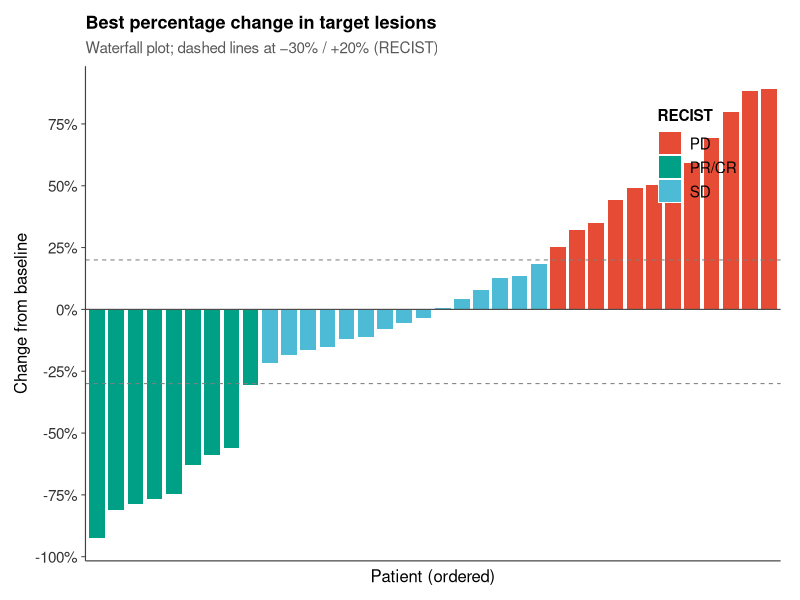
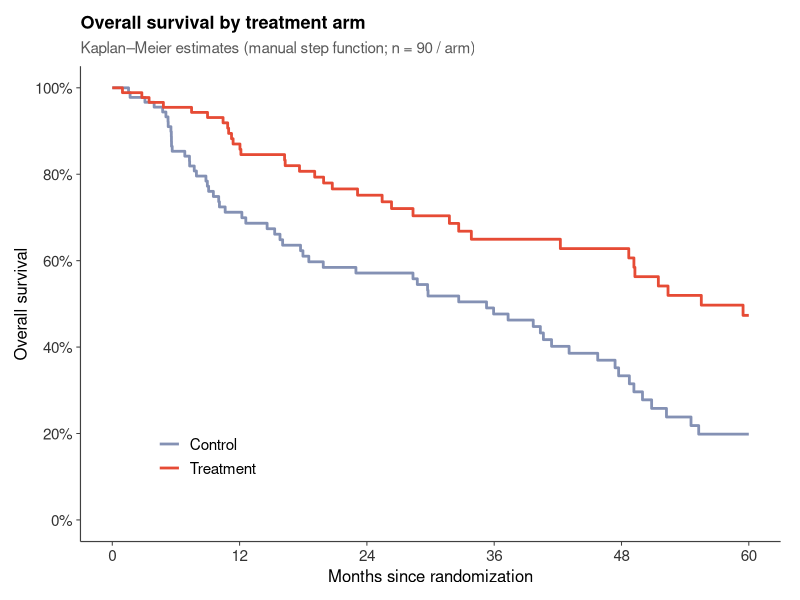
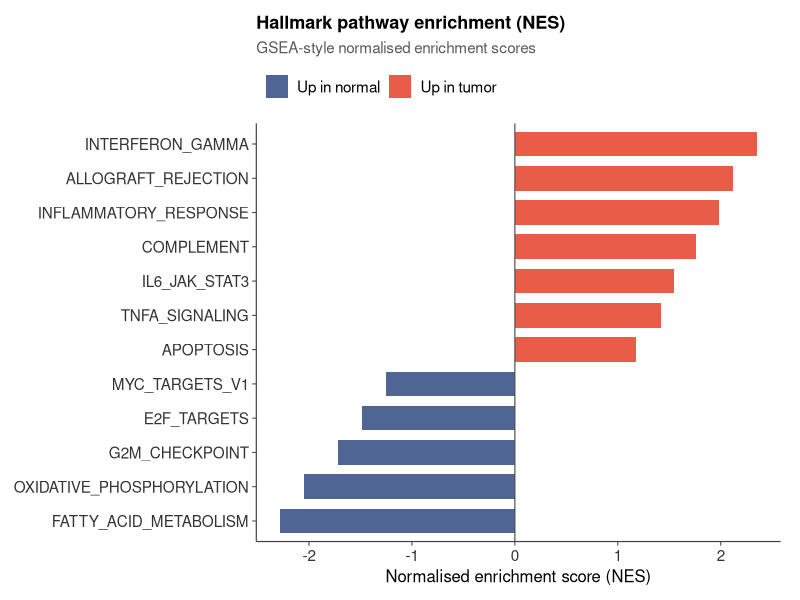
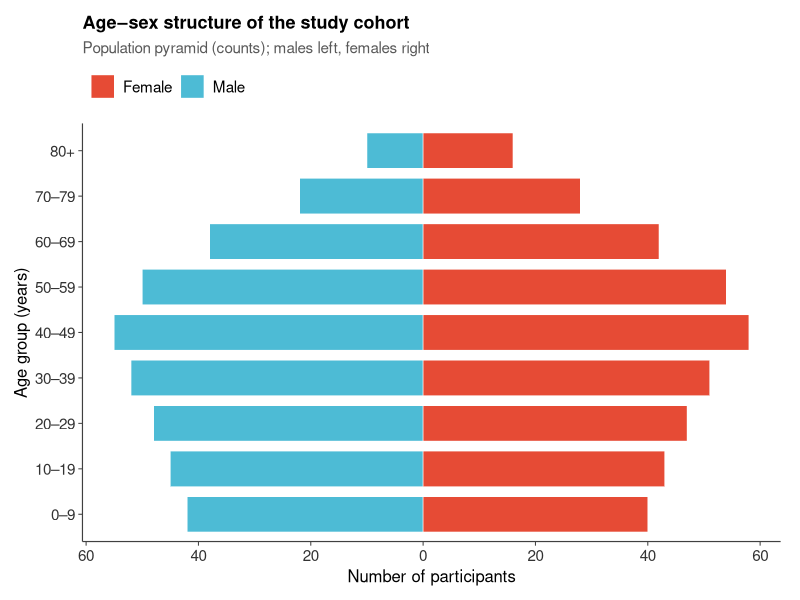
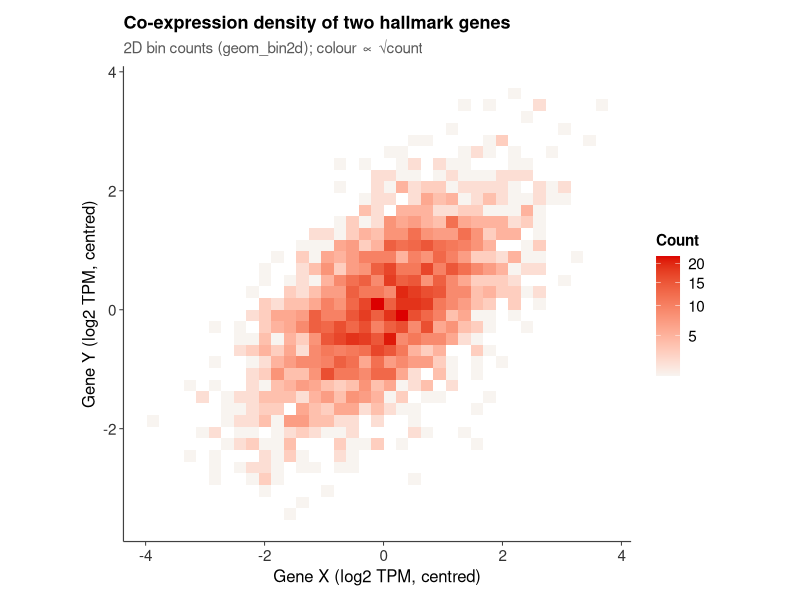
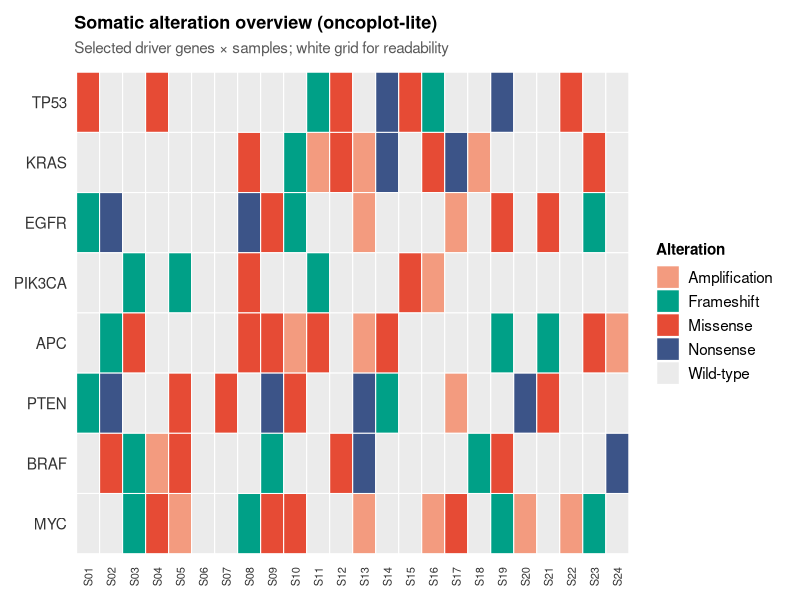
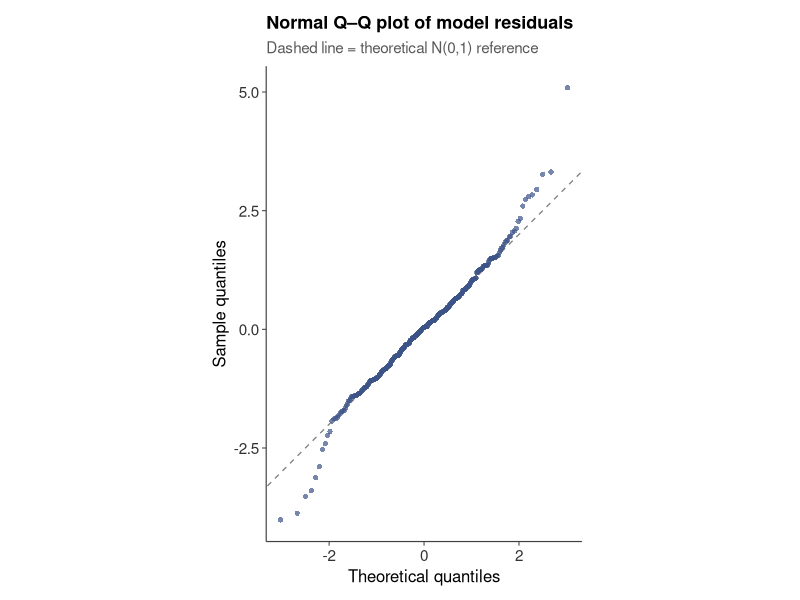
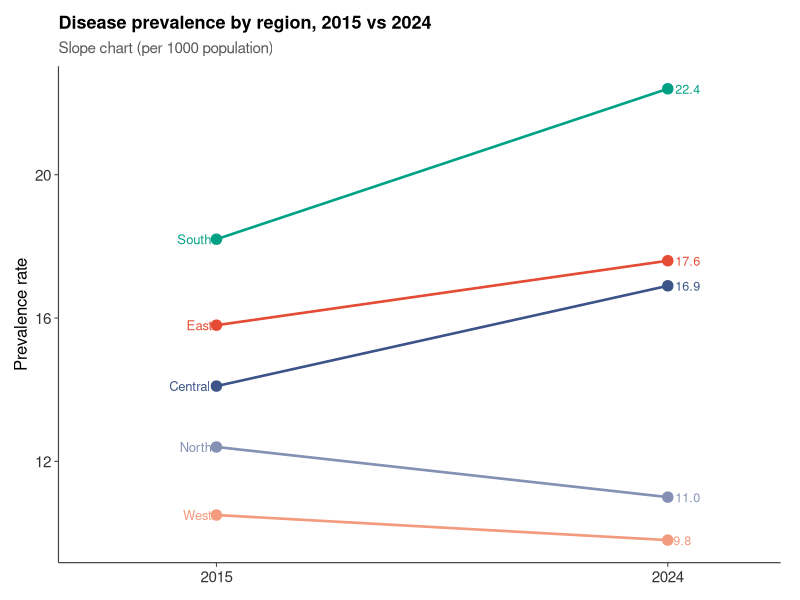

R code for these plots, in order:
#!/usr/bin/env Rscript
# Batch 2 — WebR-safe single-panel SCI-style demos
# Packages: ggplot2, dplyr, tidyr, scales, forcats, tibble (+ base)
# Avoided: survminer, survival, EnhancedVolcano, ComplexHeatmap, circlize,
#          ggrepel, ggbeeswarm, ggridges, ggpubr, factoextra, MASS ellipses

# HARD RULE (2026-11-07): NEVER add panel letter tags in the image
# (no A/B/C/D, a)/b), （A）（B）, labs(tag=...), patchwork plot_annotation(tag_levels),
# annotate() corner letters, or cowplot/ggdraw panel labels). Single-panel figures only.

suppressPackageStartupMessages({
  library(ggplot2)
  library(dplyr)
  library(tidyr)
  library(scales)
  library(forcats)
  library(tibble)
})

OUT <- "/workspace/rplot/figures"
dir.create(OUT, showWarnings = FALSE, recursive = TRUE)
set.seed(20261107)

theme_sci <- function(base_size = 12) {
  theme_classic(base_size = base_size) %+replace%
    theme(
      plot.title = element_text(face = "bold", size = base_size + 1, hjust = 0, margin = margin(b = 6)),
      plot.subtitle = element_text(size = base_size - 1, colour = "grey35", hjust = 0, margin = margin(b = 8)),
      axis.title = element_text(size = base_size),
      axis.text = element_text(colour = "grey20", size = base_size - 1),
      axis.line = element_line(colour = "grey25", linewidth = 0.4),
      axis.ticks = element_line(colour = "grey25", linewidth = 0.35),
      legend.title = element_text(size = base_size - 1, face = "bold"),
      legend.text = element_text(size = base_size - 1),
      legend.background = element_blank(),
      plot.margin = margin(10, 14, 10, 10),
      strip.background = element_blank(),
      strip.text = element_text(face = "bold", size = base_size)
    )
}

save_fig <- function(p, id, w = 7.2, h = 5.6, dpi = 180) {
  path <- file.path(OUT, paste0(id, ".png"))
  ggsave(path, p, width = w, height = h, dpi = dpi, bg = "white")
  message("wrote ", path)
  invisible(path)
}

# ---- 1. RECIST waterfall ----
set.seed(101)
wf <- tibble(
  id = paste0("P", sprintf("%02d", 1:36)),
  change = sort(c(runif(8, -95, -40), runif(10, -39, -1),
                  runif(6, 0, 19), runif(12, 20, 95)), decreasing = TRUE)
) %>% mutate(
  resp = case_when(
    change <= -30 ~ "PR/CR",
    change < 20 ~ "SD",
    TRUE ~ "PD"
  ),
  id = fct_reorder(id, change)
)

p1 <- ggplot(wf, aes(id, change, fill = resp)) +
  geom_col(width = 0.82, colour = NA) +
  geom_hline(yintercept = c(-30, 20), linetype = "dashed",
             colour = "grey50", linewidth = 0.35) +
  geom_hline(yintercept = 0, colour = "grey30", linewidth = 0.4) +
  scale_fill_manual(values = c("PR/CR" = "#00A087", "SD" = "#4DBBD5", "PD" = "#E64B35"),
                    name = "RECIST") +
  scale_y_continuous(breaks = seq(-100, 100, 25),
                     labels = function(x) paste0(x, "%")) +
  labs(title = "Best percentage change in target lesions",
       subtitle = "Waterfall plot; dashed lines at −30% / +20% (RECIST)",
       x = "Patient (ordered)", y = "Change from baseline") +
  theme_sci() +
  theme(axis.text.x = element_blank(), axis.ticks.x = element_blank(),
        legend.position = c(0.88, 0.82))
save_fig(p1, "webr-waterfall-recist", 7.4, 5.5)

# ---- 2. Manual two-arm KM (no survival pkg) ----
km_step <- function(time, event) {
  # simple KM: times sorted unique event times
  o <- order(time)
  time <- time[o]; event <- event[o]
  n <- length(time)
  at_risk <- n:1
  # only event times
  ev_idx <- which(event == 1)
  if (!length(ev_idx)) return(tibble(time = c(0, max(time)), surv = c(1, 1)))
  ut <- unique(time[event == 1])
  s <- 1
  out_t <- 0; out_s <- 1
  for (t in ut) {
    # at risk just before t
    r <- sum(time >= t)
    d <- sum(time == t & event == 1)
    if (r > 0) s <- s * (1 - d / r)
    out_t <- c(out_t, t); out_s <- c(out_s, s)
  }
  # extend to max follow-up
  out_t <- c(out_t, max(time)); out_s <- c(out_s, s)
  tibble(time = out_t, surv = out_s)
}

set.seed(202)
n_a <- 90; n_b <- 90
arm_a <- tibble(time = pmin(rexp(n_a, 1/28), 60),
                event = as.integer(runif(n_a) < 0.72),
                arm = "Control")
arm_b <- tibble(time = pmin(rexp(n_b, 1/42), 60),
                event = as.integer(runif(n_b) < 0.55),
                arm = "Treatment")
# censor some
arm_a$event[arm_a$time >= 60] <- 0
arm_b$event[arm_b$time >= 60] <- 0

km_df <- bind_rows(
  km_step(arm_a$time, arm_a$event) %>% mutate(arm = "Control"),
  km_step(arm_b$time, arm_b$event) %>% mutate(arm = "Treatment")
)

p2 <- ggplot(km_df, aes(time, surv, colour = arm)) +
  geom_step(linewidth = 0.95, direction = "hv") +
  scale_colour_manual(values = c(Control = "#8491B4", Treatment = "#E64B35"), name = NULL) +
  scale_y_continuous(limits = c(0, 1), breaks = seq(0, 1, 0.2),
                     labels = percent_format()) +
  scale_x_continuous(breaks = seq(0, 60, 12), limits = c(0, 60)) +
  labs(title = "Overall survival by treatment arm",
       subtitle = "Kaplan–Meier estimates (manual step function; n = 90 / arm)",
       x = "Months since randomization", y = "Overall survival") +
  theme_sci() +
  theme(legend.position = c(0.18, 0.18))
save_fig(p2, "webr-km-twoarm-manual", 7.0, 5.6)

# ---- 3. Enrichment NES bars ----
nes <- tibble(
  pathway = c("INTERFERON_GAMMA", "ALLOGRAFT_REJECTION", "INFLAMMATORY_RESPONSE",
              "COMPLEMENT", "IL6_JAK_STAT3", "TNFA_SIGNALING", "APOPTOSIS",
              "MYC_TARGETS_V1", "E2F_TARGETS", "G2M_CHECKPOINT",
              "OXIDATIVE_PHOSPHORYLATION", "FATTY_ACID_METABOLISM"),
  nes = c(2.35, 2.12, 1.98, 1.76, 1.55, 1.42, 1.18,
          -1.25, -1.48, -1.72, -2.05, -2.28),
  padj = c(0.001, 0.002, 0.004, 0.01, 0.02, 0.03, 0.08,
           0.06, 0.02, 0.008, 0.002, 0.001)
) %>% mutate(
  pathway = fct_reorder(pathway, nes),
  sig = padj < 0.05,
  dir = ifelse(nes >= 0, "Up in tumor", "Up in normal")
)

p3 <- ggplot(nes, aes(nes, pathway, fill = dir)) +
  geom_col(width = 0.72, alpha = 0.9) +
  geom_vline(xintercept = 0, colour = "grey30", linewidth = 0.4) +
  scale_fill_manual(values = c("Up in tumor" = "#E64B35", "Up in normal" = "#3C5488"),
                    name = NULL) +
  labs(title = "Hallmark pathway enrichment (NES)",
       subtitle = "GSEA-style normalised enrichment scores",
       x = "Normalised enrichment score (NES)", y = NULL) +
  theme_sci() +
  theme(legend.position = "top", legend.justification = "left")
save_fig(p3, "webr-enrichment-nes-bar", 7.4, 5.8)

# ---- 4. Age–sex pyramid ----
ages <- c("0–9","10–19","20–29","30–39","40–49","50–59","60–69","70–79","80+")
pyr <- tibble(
  age = factor(rep(ages, 2), levels = ages),
  sex = rep(c("Male", "Female"), each = length(ages)),
  n = c(42, 45, 48, 52, 55, 50, 38, 22, 10,
        40, 43, 47, 51, 58, 54, 42, 28, 16)
) %>% mutate(n_plot = ifelse(sex == "Male", -n, n))

p4 <- ggplot(pyr, aes(age, n_plot, fill = sex)) +
  geom_col(width = 0.78, colour = "white", linewidth = 0.2) +
  coord_flip() +
  scale_fill_manual(values = c(Male = "#4DBBD5", Female = "#E64B35"), name = NULL) +
  scale_y_continuous(
    breaks = c(-60, -40, -20, 0, 20, 40, 60),
    labels = c(60, 40, 20, 0, 20, 40, 60)
  ) +
  labs(title = "Age–sex structure of the study cohort",
       subtitle = "Population pyramid (counts); males left, females right",
       x = "Age group (years)", y = "Number of participants") +
  theme_sci() +
  theme(legend.position = "top", legend.justification = "left")
save_fig(p4, "webr-agesex-pyramid", 7.0, 5.6)

# ---- 5. 2D binned density (geom_bin2d) ----
set.seed(303)
expr <- tibble(
  gene_x = rnorm(2500, 0, 1.1),
  gene_y = 0.55 * gene_x + rnorm(2500, 0, 0.85)
)

p5 <- ggplot(expr, aes(gene_x, gene_y)) +
  geom_bin2d(bins = 36) +
  scale_fill_gradient(low = "#F8F4F0", high = "#DC0000", name = "Count",
                      trans = "sqrt") +
  labs(title = "Co-expression density of two hallmark genes",
       subtitle = "2D bin counts (geom_bin2d); colour ∝ √count",
       x = "Gene X (log2 TPM, centred)", y = "Gene Y (log2 TPM, centred)") +
  theme_sci() +
  coord_equal()
save_fig(p5, "webr-bin2d-coexpression", 6.4, 5.8)

# ---- 6. Oncoplot-lite mutation tiles ----
set.seed(404)
genes <- c("TP53", "KRAS", "EGFR", "PIK3CA", "APC", "PTEN", "BRAF", "MYC")
samples <- paste0("S", sprintf("%02d", 1:24))
alts <- c("Missense", "Nonsense", "Frameshift", "Amplification", "Wild-type")
onco <- expand_grid(gene = genes, sample = samples) %>%
  mutate(
    alt = sample(alts, n(), replace = TRUE,
                 prob = c(0.18, 0.06, 0.08, 0.07, 0.61)),
    gene = factor(gene, levels = rev(genes)),
    sample = factor(sample, levels = samples)
  )

p6 <- ggplot(onco, aes(sample, gene, fill = alt)) +
  geom_tile(colour = "white", linewidth = 0.35) +
  scale_fill_manual(
    values = c(Missense = "#E64B35", Nonsense = "#3C5488",
               Frameshift = "#00A087", Amplification = "#F39B7F",
               `Wild-type` = "grey92"),
    name = "Alteration"
  ) +
  labs(title = "Somatic alteration overview (oncoplot-lite)",
       subtitle = "Selected driver genes × samples; white grid for readability",
       x = NULL, y = NULL) +
  theme_sci() +
  theme(axis.text.x = element_text(angle = 90, vjust = 0.5, hjust = 1, size = 8),
        axis.line = element_blank(), axis.ticks = element_blank(),
        legend.position = "right")
save_fig(p6, "webr-oncoplot-lite-tile", 8.0, 5.2)

# ---- 7. QQ plot of residuals ----
set.seed(505)
resid <- tibble(r = rt(400, df = 6) * 0.9)
qq <- tibble(
  theoretical = qnorm(ppoints(nrow(resid))),
  sample = sort(resid$r)
)

p7 <- ggplot(qq, aes(theoretical, sample)) +
  geom_abline(slope = 1, intercept = 0, linetype = "dashed",
              colour = "grey50", linewidth = 0.45) +
  geom_point(colour = "#3C5488", alpha = 0.7, size = 1.8, stroke = 0) +
  labs(title = "Normal Q–Q plot of model residuals",
       subtitle = "Dashed line = theoretical N(0,1) reference",
       x = "Theoretical quantiles", y = "Sample quantiles") +
  theme_sci() +
  coord_equal()
save_fig(p7, "webr-qq-residuals", 6.2, 5.8)

# ---- 8. Slope chart prevalence by region ----
slope <- tibble(
  region = rep(c("North", "East", "South", "West", "Central"), 2),
  year = rep(c("2015", "2024"), each = 5),
  rate = c(12.4, 15.8, 18.2, 10.5, 14.1,
           11.0, 17.6, 22.4, 9.8, 16.9)
) %>% mutate(
  region = factor(region, levels = c("East", "South", "Central", "North", "West")),
  year = factor(year, levels = c("2015", "2024"))
)

p8 <- ggplot(slope, aes(year, rate, group = region, colour = region)) +
  geom_line(linewidth = 0.9) +
  geom_point(size = 3.2) +
  geom_text(data = filter(slope, year == "2015"),
            aes(label = region), hjust = 1.15, size = 3.3, show.legend = FALSE) +
  geom_text(data = filter(slope, year == "2024"),
            aes(label = sprintf("%.1f", rate)), hjust = -0.3, size = 3.2,
            show.legend = FALSE) +
  scale_colour_manual(values = c(North = "#8491B4", East = "#E64B35",
                                 South = "#00A087", West = "#F39B7F",
                                 Central = "#3C5488"), guide = "none") +
  scale_x_discrete(expand = expansion(mult = c(0.35, 0.25))) +
  labs(title = "Disease prevalence by region, 2015 vs 2024",
       subtitle = "Slope chart (per 1000 population)",
       x = NULL, y = "Prevalence rate") +
  theme_sci()
save_fig(p8, "webr-slope-prevalence", 6.6, 5.6)

# ---- 9. Multivariable HR forest ----
hr <- tibble(
  term = c("Age (per 10 y)", "Male sex", "ECOG ≥2", "Stage III–IV",
           "Prior therapy", "High LDH", "Liver mets", "CNS mets"),
  hr = c(1.18, 0.96, 1.55, 1.92, 1.22, 1.41, 1.68, 2.15),
  lo = c(1.05, 0.78, 1.18, 1.45, 0.95, 1.10, 1.25, 1.52),
  hi = c(1.33, 1.18, 2.04, 2.54, 1.57, 1.81, 2.26, 3.04)
) %>% mutate(
  term = fct_rev(factor(term, levels = term)),
  sig = lo > 1 | hi < 1
)

p9 <- ggplot(hr, aes(hr, term)) +
  geom_vline(xintercept = 1, linetype = "dashed", colour = "grey45", linewidth = 0.4) +
  geom_errorbar(aes(xmin = lo, xmax = hi, colour = sig), width = 0.18, linewidth = 0.55) +
  geom_point(aes(colour = sig, fill = sig), shape = 22, size = 3.4, stroke = 0.6) +
  scale_colour_manual(values = c("FALSE" = "#8491B4", "TRUE" = "#E64B35"), guide = "none") +
  scale_fill_manual(values = c("FALSE" = "#8491B4", "TRUE" = "#E64B35"), guide = "none") +
  scale_x_log10(breaks = c(0.75, 1, 1.5, 2, 3), limits = c(0.7, 3.3)) +
  labs(title = "Multivariable Cox model (hazard ratios)",
       subtitle = "Squares = HR; bars = 95% CI; red = CI excludes 1",
       x = "Hazard ratio (95% CI)", y = NULL) +
  theme_sci()
save_fig(p9, "webr-multivar-hr-forest", 7.2, 5.6)

# ---- 10. Z-score gene × sample heatmap ----
set.seed(606)
g_names <- paste0("GENE", sprintf("%02d", 1:14))
s_names <- paste0("T", sprintf("%02d", 1:12))
mat <- matrix(rnorm(length(g_names) * length(s_names)), nrow = length(g_names))
# add structure: first 5 genes up in last 6 samples
mat[1:5, 7:12] <- mat[1:5, 7:12] + 1.8
mat[6:9, 1:6] <- mat[6:9, 1:6] + 1.4
# row z-score
mat <- t(scale(t(mat)))
hm <- expand_grid(gene = g_names, sample = s_names) %>%
  mutate(
    z = as.vector(mat),
    gene = factor(gene, levels = rev(g_names)),
    sample = factor(sample, levels = s_names)
  )

p10 <- ggplot(hm, aes(sample, gene, fill = z)) +
  geom_tile(colour = "white", linewidth = 0.25) +
  scale_fill_gradient2(low = "#3C5488", mid = "white", high = "#E64B35",
                       midpoint = 0, limits = c(-2.5, 2.5), oob = squish,
                       name = "z") +
  labs(title = "Differentially expressed genes (row z-scores)",
       subtitle = "Samples T01–T12; white = mean expression per gene",
       x = NULL, y = NULL) +
  theme_sci() +
  theme(axis.line = element_blank(), axis.ticks = element_blank(),
        axis.text.x = element_text(angle = 90, vjust = 0.5, hjust = 1))
save_fig(p10, "webr-zscore-gene-heatmap", 7.0, 5.8)

# ---- 11. Loess biomarker vs age ----
set.seed(707)
bio <- tibble(
  age = runif(220, 25, 85),
  group = sample(c("Control", "Case"), 220, replace = TRUE, prob = c(0.45, 0.55))
) %>% mutate(
  marker = 2.2 + 0.018 * age + ifelse(group == "Case", 0.7, 0) +
    rnorm(n(), 0, 0.55) + ifelse(age > 60, (age - 60) * 0.01, 0)
)

p11 <- ggplot(bio, aes(age, marker, colour = group, fill = group)) +
  geom_point(alpha = 0.45, size = 1.7, stroke = 0) +
  geom_smooth(method = "loess", formula = y ~ x, linewidth = 0.9, alpha = 0.18, se = TRUE) +
  scale_colour_manual(values = c(Control = "#8491B4", Case = "#E64B35"), name = NULL) +
  scale_fill_manual(values = c(Control = "#8491B4", Case = "#E64B35"), guide = "none") +
  labs(title = "Circulating marker versus age",
       subtitle = "Points + LOESS smooth with 95% CI by case/control",
       x = "Age (years)", y = "Marker level (log10)") +
  theme_sci() +
  theme(legend.position = c(0.14, 0.88))
save_fig(p11, "webr-loess-marker-age", 7.0, 5.5)

# ---- 12. Diverging Likert stacked bar ----
likert_items <- c("Drug efficacy", "Safety profile", "Dosing convenience",
                  "Cost acceptability", "Overall satisfaction")
likert <- expand_grid(
  item = factor(likert_items, levels = rev(likert_items)),
  resp = factor(c("Strongly disagree", "Disagree", "Neutral", "Agree", "Strongly agree"),
                levels = c("Strongly disagree", "Disagree", "Neutral", "Agree", "Strongly agree"))
) %>% mutate(
  pct = c(
    # Drug efficacy
    4, 8, 12, 36, 40,
    # Safety
    6, 14, 18, 32, 30,
    # Dosing
    5, 10, 15, 38, 32,
    # Cost
    18, 22, 20, 25, 15,
    # Overall
    3, 7, 14, 40, 36
  ) / 100
)

# diverging: negative left of neutral
likert <- likert %>%
  mutate(
    side = case_when(
      resp %in% c("Strongly disagree", "Disagree") ~ "neg",
      resp == "Neutral" ~ "mid",
      TRUE ~ "pos"
    ),
    pct_plot = case_when(
      resp == "Strongly disagree" ~ -pct,
      resp == "Disagree" ~ -pct,
      resp == "Neutral" ~ pct / 2, # will draw twice carefully — simpler: keep stacked 100% instead
      TRUE ~ pct
    )
  )

# Use standard 100% stacked (cleaner, still publication-common)
p12 <- ggplot(likert, aes(item, pct, fill = resp)) +
  geom_col(position = "stack", width = 0.72, colour = "white", linewidth = 0.2) +
  coord_flip() +
  scale_fill_manual(
    values = c("Strongly disagree" = "#3C5488", "Disagree" = "#8491B4",
               "Neutral" = "grey80", "Agree" = "#F39B7F", "Strongly agree" = "#E64B35"),
    name = NULL
  ) +
  scale_y_continuous(labels = percent_format(), expand = expansion(mult = c(0, 0.02))) +
  labs(title = "Patient-reported treatment experience",
       subtitle = "Stacked Likert responses (100% of respondents per item)",
       x = NULL, y = "Percentage of respondents") +
  theme_sci() +
  theme(legend.position = "bottom", legend.direction = "horizontal",
        legend.justification = "left") +
  guides(fill = guide_legend(nrow = 2, byrow = TRUE))
save_fig(p12, "webr-likert-stacked", 7.6, 5.6)

message("DONE batch B: 12 figures")
